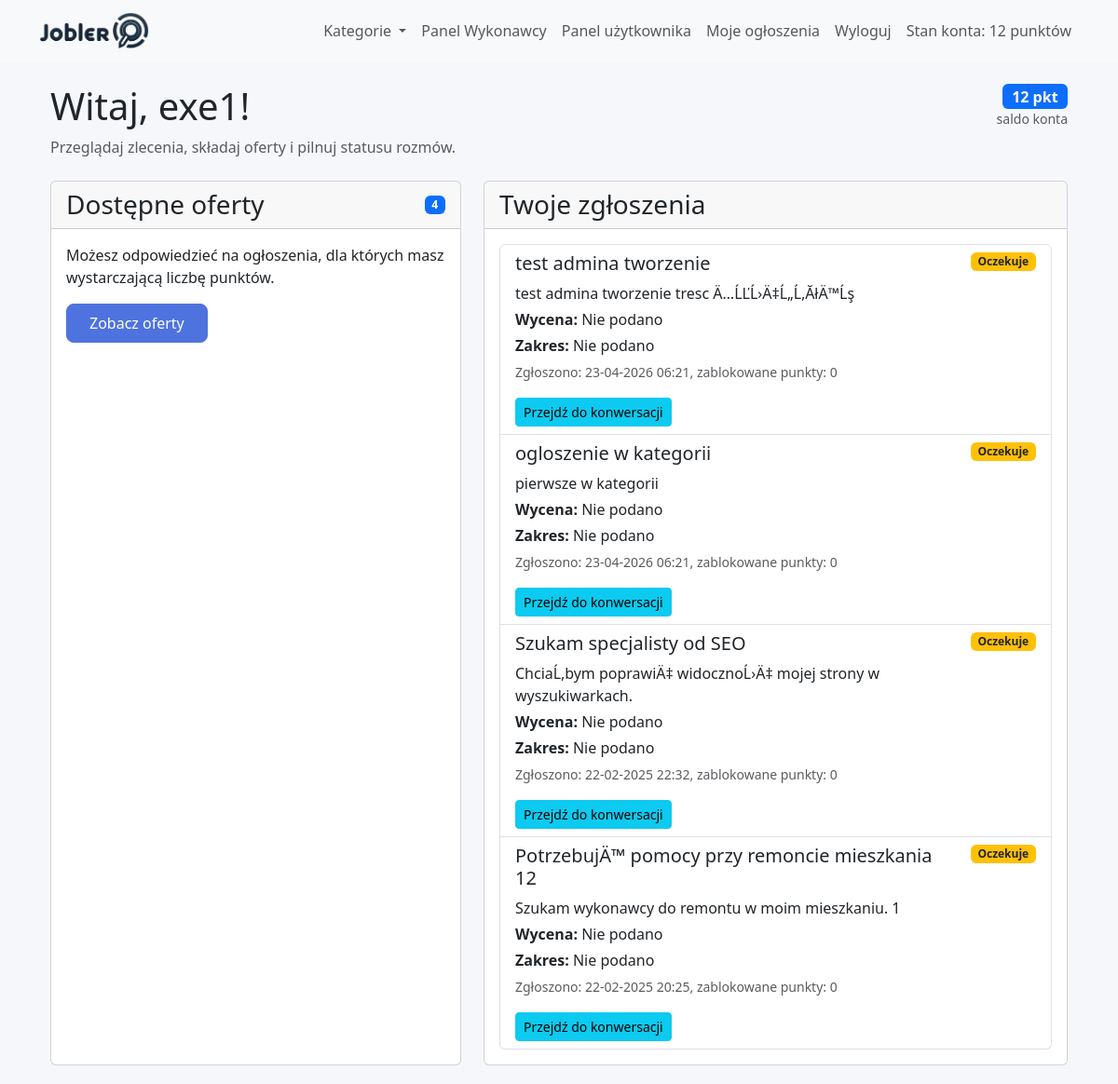
Page /views/executor/dashboard.php (signed in) on the committed database.
### tables this page shows
CREATE TABLE `users` (
  `id` int(11) NOT NULL,
  `email` varchar(255) NOT NULL,
  `password` varchar(255) NOT NULL,
  `role` enum('user','executor','admin') NOT NULL DEFAULT 'user',
  `created_at` timestamp NOT NULL DEFAULT current_timestamp(),
  `email_verified_at` datetime DEFAULT NULL,
  `last_login` datetime DEFAULT NULL,
  `last_activity` datetime DEFAULT NULL,
  `name` varchar(255) NOT NULL,
  `username` varchar(255) NOT NULL,
  `updated_at` timestamp NOT NULL DEFAULT current_timestamp() ON UPDATE current_timestamp(),
  `registration_ip` varchar(45) DEFAULT NULL,
  `user_agent` varchar(500) DEFAULT NULL,
  `last_login_ip` varchar(45) DEFAULT NULL,
  `status` enum('active','inactive') DEFAULT 'active',
  `phone` varchar(15) DEFAULT NULL,
  `account_balance` int(11) NOT NULL DEFAULT 0,
  `avatar` varchar(255) DEFAULT NULL,
  `need_change` tinyint(1) NOT NULL DEFAULT 0,
  `newsletter_subscription` tinyint(1) DEFAULT 0,
  `original_email` varchar(255) DEFAULT NULL,
  `original_name` varchar(255) DEFAULT NULL,
  `original_username` varchar(255) DEFAULT NULL,
  `original_phone` varchar(50) DEFAULT NULL,
  `profile_updated_at` datetime DEFAULT NULL
);

CREATE TABLE `responses` (
  `id` int(11) NOT NULL,
  `job_id` int(11) NOT NULL,
  `executor_id` int(11) NOT NULL,
  `message` text DEFAULT NULL,
  `created_at` timestamp NOT NULL DEFAULT current_timestamp(),
  `proposed_price` decimal(10,2) DEFAULT NULL,
  `scope` text DEFAULT NULL,
  `points_reserved` int(11) NOT NULL DEFAULT 0,
  `status` varchar(20) NOT NULL DEFAULT 'pending',
  `accepted_at` datetime DEFAULT NULL
);

CREATE TABLE `jobs` (
  `id` int(11) NOT NULL,
  `user_id` int(11) NOT NULL,
  `title` varchar(255) NOT NULL,
  `description` text NOT NULL,
  `status` enum('open','in_progress','closed') NOT NULL DEFAULT 'open',
  `created_at` timestamp NOT NULL DEFAULT current_timestamp(),
  `updated_at` timestamp NOT NULL DEFAULT current_timestamp() ON UPDATE current_timestamp(),
  `points_required` int(11) NOT NULL DEFAULT 1,
  `category_id` int(11) DEFAULT NULL,
  `executor_id` int(11) DEFAULT NULL,
  `budget_estimate` decimal(10,2) DEFAULT NULL,
  `realization_time` varchar(120) DEFAULT NULL,
  `validity_days` int(11) NOT NULL DEFAULT 7,
  `expires_at` datetime DEFAULT NULL,
  `work_mode` varchar(20) NOT NULL DEFAULT 'remote',
  `primary_image` varchar(255) NOT NULL DEFAULT 'no_image.jpg',
  `deleted_at` datetime DEFAULT NULL,
  `archived_at` datetime DEFAULT NULL,
  `archive_reason` varchar(80) DEFAULT NULL
);

### models/Database.php (called while the page is built, shortened)
<?php
class Database {
    private static $pdo;
    public static function getConnection() {
        if (self::$pdo == null) {
            try {
                self::$pdo = new PDO(
                    'mysql:host=localhost;dbname=jobler',
                    'root',
                    ''
                );
                self::$pdo->setAttribute(PDO::ATTR_ERRMODE, PDO::ERRMODE_EXCEPTION);
                self::$pdo->setAttribute(PDO::ATTR_DEFAULT_FETCH_MODE, PDO::FETCH_ASSOC);
            } catch (PDOException $e) {
                die("Connection failed: " . $e->getMessage());
            }
        }
        return self::$pdo;
    }
}
?>

### models/Executor.php (called while the page is built, shortened)
<?php
include_once('Database.php');
class Executor {
    private $pdo;
    private $workflowColumnsEnsured = false;
    public function __construct() {
        $this->pdo = Database::getConnection();
    }
    private function ensureOfferWorkflowColumns() {
        if ($this->workflowColumnsEnsured) {
            return;
        }
        $responseColumns = [
            'proposed_price' => "ALTER TABLE responses ADD COLUMN proposed_price DECIMAL(10,2) DEFAULT NULL",
            'scope' => "ALTER TABLE responses ADD COLUMN scope TEXT DEFAULT NULL",
            'points_reserved' => "ALTER TABLE responses ADD COLUMN points_reserved INT(11) NOT NULL DEFAULT 0",
            'status' => "ALTER TABLE responses ADD COLUMN status VARCHAR(20) NOT NULL DEFAULT 'pending'",
            'accepted_at' => "ALTER TABLE responses ADD COLUMN accepted_at DATETIME DEFAULT NULL",
        ];
        $jobColumns = [
            'executor_id' => "ALTER TABLE jobs ADD COLUMN executor_id INT(11) DEFAULT NULL",
            'deleted_at' => "ALTER TABLE jobs ADD COLUMN deleted_at DATETIME DEFAULT NULL",
            'archived_at' => "ALTER TABLE jobs ADD COLUMN archived_at DATETIME DEFAULT NULL",
            'archive_reason' => "ALTER TABLE jobs ADD COLUMN archive_reason VARCHAR(80) DEFAULT NULL",
        ];
        $stmt = $this->pdo->query("SHOW COLUMNS FROM responses");
        $existingResponseColumns = $stmt ? $stmt->fetchAll(PDO::FETCH_COLUMN) : [];
        $stmt = $this->pdo->query("SHOW COLUMNS FROM jobs");
        $existingJobColumns = $stmt ? $stmt->fetchAll(PDO::FETCH_COLUMN) : [];
        $stmt = $this->pdo->query("SHOW COLUMNS FROM messages");
        $existingMessageColumns = $stmt ? $stmt->fetchAll(PDO::FETCH_ASSOC) : [];
        $this->workflowColumnsEnsured = true;
    }
    public function getAvailableJobs() {
        $this->ensureOfferWorkflowColumns();
        $sql = "SELECT * FROM jobs WHERE status = 'open' AND executor_id IS NULL ORDER BY created_at DESC";
        $stmt = $this->pdo->prepare($sql);
        $stmt->execute();
        return $stmt->fetchAll(PDO::FETCH_ASSOC);
    }
    public function getExecutorById($executorId) {
        $sql = "SELECT * FROM users WHERE id = :executor_id AND role = 'executor'";
        $stmt = $this->pdo->prepare($sql);
        $stmt->bindParam(':executor_id', $executorId);
        $stmt->execute();
        return $stmt->fetch(PDO::FETCH_ASSOC);
    }
    public function getRespondedJobs($executorId) {
        $query = "SELECT jobs.id, jobs.user_id, jobs.title, jobs.description, jobs.points_required,
                         responses.id AS response_id, responses.created_at AS response_date,
                         responses.proposed_price, responses.scope, responses.points_reserved, responses.status
                  FROM jobs
                  INNER JOIN responses ON jobs.id = responses.job_id
                  WHERE responses.executor_id = :executor_id
                  ORDER BY responses.created_at DESC";
        $stmt = $this->pdo->prepare($query);
        $stmt->bindParam(':executor_id', $executorId, PDO::PARAM_INT);
        $stmt->execute();
        return $stmt->fetchAll(PDO::FETCH_ASSOC);
    }
    public function getExecutorBalance($executorId) {
        $sql = "SELECT account_balance FROM users WHERE id = :executor_id";
        $stmt = $this->pdo->prepare($sql);
        $stmt->bindParam(':executor_id', $executorId, PDO::PARAM_INT);
        $stmt->execute();
        $result = $stmt->fetch(PDO::FETCH_ASSOC);
        return $result ? $result['account_balance'] : 0;
    }
}
?>

### views/executor/dashboard.php (the view, shortened to what this page needs)
<?php
require_once '../../models/Executor.php';
$executorId = (int)$_SESSION['user_id'];
$executor = new Executor();
$executorData = $executor->getExecutorById($executorId);
$availableJobs = $executor->getAvailableJobs();
$respondedJobs = $executor->getRespondedJobs($executorId);
$executorBalance = (int)$executor->getExecutorBalance($executorId);
include '../partials/header.php';
?>
<div class="container">
    <div class="d-flex justify-content-between align-items-start mb-4">
        <div>
            <h1>Witaj, <?= htmlspecialchars($executorData['name']) ?>!</h1>
            <p class="text-muted mb-0">Przeglądaj zlecenia, składaj oferty i pilnuj statusu rozmów.</p>
        </div>
        <div class="text-end">
            <div class="badge bg-primary fs-6"><?= $executorBalance ?> pkt</div>
            <div class="small text-muted">saldo konta</div>
        </div>
    </div>
    <div class="row g-4">
        <div class="col-md-5">
            <div class="card h-100">
                <div class="card-header d-flex justify-content-between align-items-center">
                    <h3 class="mb-0">Dostępne oferty</h3>
                    <span class="badge bg-primary"><?= count($availableJobs) ?></span>
                </div>
                <div class="card-body">
                    <p>Możesz odpowiedzieć na ogłoszenia, dla których masz wystarczającą liczbę punktów.</p>
                    <a href="../executor/offer_list.php" class="btn btn-primary">Zobacz oferty</a>
                </div>
            </div>
        </div>
        <div class="col-md-7">
            <div class="card h-100">
                <div class="card-header">
                    <h3 class="mb-0">Twoje zgłoszenia</h3>
                </div>
                <div class="card-body">
                    <?php if (empty($respondedJobs)): ?>
                        <p class="mb-0">Nie odpowiedziałeś jeszcze na żadną ofertę.</p>
                    <?php else: ?>
                        <div class="list-group">
                            <?php foreach ($respondedJobs as $job): ?>
                                <?php
                                $conversationId = $job['id'] . '_' . min($executorId, $job['user_id']) . '_' . max($executorId, $job['user_id']);
                                $status = $job['status'] ?? 'pending';
                                $statusClass = $status === 'accepted' ? 'bg-success' : ($status === 'rejected' ? 'bg-secondary' : 'bg-warning text-dark');
                                $statusLabel = $status === 'accepted' ? 'Zaakceptowana' : ($status === 'rejected' ? 'Niewybrana' : 'Oczekuje');
                                ?>
                                <div class="list-group-item">
                                    <div class="d-flex justify-content-between align-items-start gap-3">
                                        <div>
                                            <h5><?= htmlspecialchars($job['title'] ?? 'Brak tytułu') ?></h5>
                                            <p class="mb-1"><?= htmlspecialchars($job['description'] ?? 'Brak opisu') ?></p>
                                            <p class="mb-1"><strong>Wycena:</strong> <?= $job['proposed_price'] !== null ? htmlspecialchars(number_format((float)$job['proposed_price'], 2, ',', ' ')) : 'Nie podano' ?></p>
                                            <p class="mb-1"><strong>Zakres:</strong> <?= htmlspecialchars($job['scope'] ?: 'Nie podano') ?></p>
                                            <small class="text-muted">Zgłoszono: <?= date('d-m-Y H:i', strtotime($job['response_date'] ?? 'now')) ?>, zablokowane punkty: <?= (int)$job['points_reserved'] ?></small>
                                        </div>
                                        <span class="badge <?= $statusClass ?>"><?= $statusLabel ?></span>
                                    </div>
                                    <a href="../messages/conversation.php?conversation_id=<?= htmlspecialchars($conversationId) ?>&job_id=<?= (int)$job['id'] ?>" class="btn btn-info btn-sm mt-3">Przejdź do konwersacji</a>
                                </div>
                            <?php endforeach; ?>
                        </div>
                    <?php endif; ?>
                </div>
            </div>
        </div>
    </div>
</div>
<?php include '../partials/footer.php'; ?>

### css/style.css (style rules this page uses)
:root { --primary-color: #4e73df; --secondary-color: #f8f9fc; --accent-color: #36b9cc; --text-dark: #5a5c69; --border-radius: 12px; }
body { background-color: #f5f7fb; font-family: 'Segoe UI', Tahoma, Geneva, Verdana, sans-serif; }
.btn-primary { background-color: var(--primary-color); border-color: var(--primary-color); border-radius: 8px; padding: 0.5rem 1.5rem; }

### rows in the picture
users: name "exe1", account_balance "12"
responses: job.title "test admina tworzenie", job.description "test admina tworzenie tresc Ä…ĹĽĹ›Ä‡Ĺ„Ĺ‚ĂłÄ™Ĺş", shows "Nie podano", scope "Nie podano", created_at "23-04-2026 06:21", points_reserved "0", status "Oczekuje"
responses: job.title "ogloszenie w kategorii", job.description "pierwsze w kategorii", shows "Nie podano", scope "Nie podano", created_at "23-04-2026 06:21", points_reserved "0", status "Oczekuje"
responses: job.title "Szukam specjalisty od SEO", job.description "ChciaĹ‚bym poprawiÄ‡ widocznoĹ›Ä‡ mojej strony w wyszukiwarkach.", shows "Nie podano", scope "Nie podano", created_at "22-02-2025 22:32", points_reserved "0", status "Oczekuje"
responses: job.title "PotrzebujÄ™ pomocy przy remoncie mieszkania 12", job.description "Szukam wykonawcy do remontu w moim mieszkaniu. 1", shows "Nie podano", scope "Nie podano", created_at "22-02-2025 20:25", points_reserved "0", status "Oczekuje"

### other values in the picture
$_SESSION['user_account_balance'] "12"
count($availableJobs) "4"
